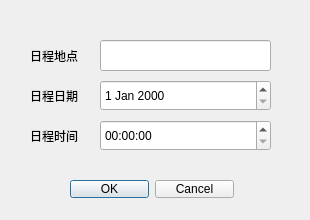
<?xml version="1.0" encoding="UTF-8"?>
<ui version="4.0">
 <class>GetDate</class>
 <widget class="QDialog" name="GetDate">
  <property name="geometry">
   <rect>
    <x>0</x>
    <y>0</y>
    <width>310</width>
    <height>220</height>
   </rect>
  </property>
  <property name="windowTitle">
   <string>Dialog</string>
  </property>
  <widget class="QLabel" name="label">
   <property name="geometry">
    <rect>
     <x>30</x>
     <y>40</y>
     <width>61</width>
     <height>31</height>
    </rect>
   </property>
   <property name="text">
    <string>日程地点</string>
   </property>
  </widget>
  <widget class="QLabel" name="label_2">
   <property name="geometry">
    <rect>
     <x>30</x>
     <y>80</y>
     <width>71</width>
     <height>31</height>
    </rect>
   </property>
   <property name="text">
    <string>日程日期</string>
   </property>
  </widget>
  <widget class="QLineEdit" name="lineEdit">
   <property name="geometry">
    <rect>
     <x>100</x>
     <y>40</y>
     <width>171</width>
     <height>31</height>
    </rect>
   </property>
  </widget>
  <widget class="QDateEdit" name="dateEdit">
   <property name="geometry">
    <rect>
     <x>100</x>
     <y>80</y>
     <width>171</width>
     <height>31</height>
    </rect>
   </property>
  </widget>
  <widget class="QLabel" name="label_3">
   <property name="geometry">
    <rect>
     <x>30</x>
     <y>120</y>
     <width>71</width>
     <height>31</height>
    </rect>
   </property>
   <property name="text">
    <string>日程时间</string>
   </property>
  </widget>
  <widget class="QTimeEdit" name="timeEdit">
   <property name="geometry">
    <rect>
     <x>100</x>
     <y>120</y>
     <width>171</width>
     <height>31</height>
    </rect>
   </property>
  </widget>
  <widget class="QDialogButtonBox" name="buttonBox">
   <property name="geometry">
    <rect>
     <x>70</x>
     <y>180</y>
     <width>164</width>
     <height>18</height>
    </rect>
   </property>
   <property name="standardButtons">
    <set>QDialogButtonBox::Cancel|QDialogButtonBox::Ok</set>
   </property>
  </widget>
 </widget>
 <resources/>
 <connections/>
</ui>
